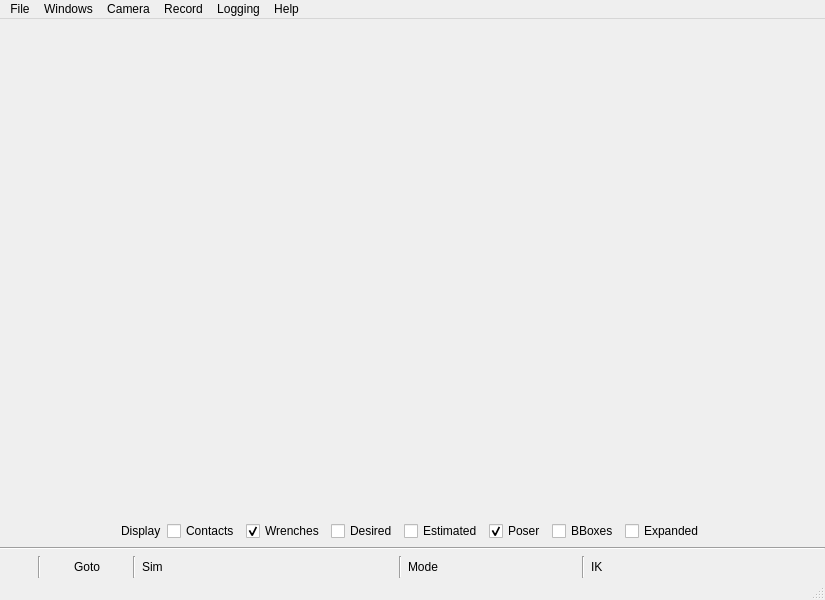
 <widget class="QMainWindow" name="MainWindow">
  <property name="geometry">
   <rect>
    <x>0</x>
    <y>0</y>
    <width>825</width>
    <height>600</height>
   </rect>
  </property>
  <property name="windowTitle">
   <string>SimTest</string>
  </property>
  <property name="statusTip">
   <string>Begin recording movie</string>
  </property>
  <widget class="QWidget" name="centralWidget">
   <layout class="QHBoxLayout" name="horizontalLayout_3">
    <property name="margin">
     <number>0</number>
    </property>
    <item>
     <layout class="QHBoxLayout" name="horizontalLayout_2">
      <item>
       <layout class="QVBoxLayout" name="verticalLayout_5">
        <item>
         <widget class="QSimTestBackend" name="displaywidget" native="true">
          <property name="sizePolicy">
           <sizepolicy hsizetype="Expanding" vsizetype="Expanding">
            <horstretch>1</horstretch>
            <verstretch>1</verstretch>
           </sizepolicy>
          </property>
          <property name="minimumSize">
           <size>
            <width>200</width>
            <height>200</height>
           </size>
          </property>
          <property name="maximumSize">
           <size>
            <width>16777215</width>
            <height>16777215</height>
           </size>
          </property>
          <property name="toolTip">
           <string>free mode</string>
          </property>
         </widget>
        </item>
        <item>
         <layout class="QHBoxLayout" name="horizontalLayout">
          <item>
           <spacer name="horizontalSpacer_6">
            <property name="orientation">
             <enum>Qt::Horizontal</enum>
            </property>
            <property name="sizeHint" stdset="0">
             <size>
              <width>40</width>
              <height>20</height>
             </size>
            </property>
           </spacer>
          </item>
          <item>
           <widget class="QLabel" name="label_3">
            <property name="text">
             <string>Display</string>
            </property>
           </widget>
          </item>
          <item>
           <widget class="QCheckBox" name="chk_contacts">
            <property name="statusTip">
             <string>Toggle drawing of contact points</string>
            </property>
            <property name="text">
             <string>Contacts</string>
            </property>
           </widget>
          </item>
          <item>
           <widget class="QCheckBox" name="chk_wrenches">
            <property name="sizePolicy">
             <sizepolicy hsizetype="Minimum" vsizetype="Fixed">
              <horstretch>0</horstretch>
              <verstretch>0</verstretch>
             </sizepolicy>
            </property>
            <property name="statusTip">
             <string>Toggle drawing of contact wrenches</string>
            </property>
            <property name="text">
             <string>Wrenches</string>
            </property>
            <property name="checked">
             <bool>true</bool>
            </property>
           </widget>
          </item>
          <item>
           <widget class="QCheckBox" name="chk_desired">
            <property name="statusTip">
             <string>Toggle drawing of desired configuration</string>
            </property>
            <property name="text">
             <string>Desired</string>
            </property>
           </widget>
          </item>
          <item>
           <widget class="QCheckBox" name="chk_estimated">
            <property name="statusTip">
             <string>Toggle drawing of estimated configuration</string>
            </property>
            <property name="text">
             <string>Estimated</string>
            </property>
           </widget>
          </item>
          <item>
           <widget class="QCheckBox" name="chk_poser">
            <property name="sizePolicy">
             <sizepolicy hsizetype="Minimum" vsizetype="Fixed">
              <horstretch>0</horstretch>
              <verstretch>0</verstretch>
             </sizepolicy>
            </property>
            <property name="statusTip">
             <string>Toggle drawing the robot poser widget</string>
            </property>
            <property name="text">
             <string>Poser</string>
            </property>
            <property name="checked">
             <bool>true</bool>
            </property>
           </widget>
          </item>
          <item>
           <widget class="QCheckBox" name="chk_bboxes">
            <property name="statusTip">
             <string>Toggle drawing of bounding boxes</string>
            </property>
            <property name="text">
             <string>BBoxes</string>
            </property>
           </widget>
          </item>
          <item>
           <widget class="QCheckBox" name="chk_expanded">
            <property name="statusTip">
             <string>Toggle drawing of expanded boundary layer meshes</string>
            </property>
            <property name="text">
             <string>Expanded</string>
            </property>
            <property name="tristate">
             <bool>false</bool>
            </property>
           </widget>
          </item>
          <item>
           <spacer name="horizontalSpacer_5">
            <property name="orientation">
             <enum>Qt::Horizontal</enum>
            </property>
            <property name="sizeHint" stdset="0">
             <size>
              <width>40</width>
              <height>20</height>
             </size>
            </property>
           </spacer>
          </item>
         </layout>
        </item>
        <item>
         <widget class="Line" name="line">
          <property name="orientation">
           <enum>Qt::Horizontal</enum>
          </property>
         </widget>
        </item>
        <item>
         <layout class="QHBoxLayout" name="horizontalLayout_5">
          <item>
           <spacer name="horizontalSpacer">
            <property name="orientation">
             <enum>Qt::Horizontal</enum>
            </property>
            <property name="sizeHint" stdset="0">
             <size>
              <width>40</width>
              <height>20</height>
             </size>
            </property>
           </spacer>
          </item>
          <item>
           <widget class="Line" name="line_2">
            <property name="orientation">
             <enum>Qt::Vertical</enum>
            </property>
           </widget>
          </item>
          <item>
           <widget class="QPushButton" name="pushButtonMoveMilestone">
            <property name="toolTip">
             <string>&lt;html&gt;&lt;head/&gt;&lt;body&gt;&lt;p&gt;Send a move-to command with the posed configuration&lt;/p&gt;&lt;/body&gt;&lt;/html&gt;</string>
            </property>
            <property name="statusTip">
             <string>Send a move-to command with the posed configuration</string>
            </property>
            <property name="text">
             <string>Goto</string>
            </property>
            <property name="icon">
             <iconset resource="../KlamptQt/icons.qrc">
              <normaloff>:/Images/Images/yellowflag.gif</normaloff>:/Images/Images/yellowflag.gif</iconset>
            </property>
            <property name="shortcut">
             <string>Space</string>
            </property>
            <property name="flat">
             <bool>true</bool>
            </property>
           </widget>
          </item>
          <item>
           <widget class="Line" name="line_4">
            <property name="orientation">
             <enum>Qt::Vertical</enum>
            </property>
           </widget>
          </item>
          <item>
           <widget class="QLabel" name="label_2">
            <property name="text">
             <string>Sim</string>
            </property>
           </widget>
          </item>
          <item>
           <widget class="QPushButton" name="pushButtonPlay">
            <property name="toolTip">
             <string>Start the simulation</string>
            </property>
            <property name="statusTip">
             <string>Start or stop the simulation</string>
            </property>
            <property name="text">
             <string/>
            </property>
            <property name="icon">
             <iconset resource="../KlamptQt/icons.qrc">
              <normaloff>:/Images/Images/media-playback-start.svg</normaloff>
              <normalon>:/Images/Images/media-playback-pause.svg</normalon>
              <activeon>:/Images/Images/media-playback-pause.svg</activeon>:/Images/Images/media-playback-start.svg</iconset>
            </property>
            <property name="iconSize">
             <size>
              <width>24</width>
              <height>24</height>
             </size>
            </property>
            <property name="shortcut">
             <string>S</string>
            </property>
            <property name="checkable">
             <bool>true</bool>
            </property>
            <property name="flat">
             <bool>true</bool>
            </property>
           </widget>
          </item>
          <item>
           <widget class="QPushButton" name="pushButtonRecord">
            <property name="sizePolicy">
             <sizepolicy hsizetype="Fixed" vsizetype="Fixed">
              <horstretch>0</horstretch>
              <verstretch>0</verstretch>
             </sizepolicy>
            </property>
            <property name="toolTip">
             <string>Record the simulation</string>
            </property>
            <property name="text">
             <string/>
            </property>
            <property name="icon">
             <iconset resource="../KlamptQt/icons.qrc">
              <normaloff>:/Images/Images/media-record.svg</normaloff>:/Images/Images/media-record.svg</iconset>
            </property>
            <property name="iconSize">
             <size>
              <width>24</width>
              <height>24</height>
             </size>
            </property>
            <property name="shortcut">
             <string>R</string>
            </property>
            <property name="checkable">
             <bool>true</bool>
            </property>
            <property name="flat">
             <bool>true</bool>
            </property>
           </widget>
          </item>
          <item>
           <widget class="QPushButton" name="pushButtonReset">
            <property name="text">
             <string/>
            </property>
            <property name="icon">
             <iconset resource="../KlamptQt/icons.qrc">
              <normaloff>:/Images/Images/rewind.gif</normaloff>:/Images/Images/rewind.gif</iconset>
            </property>
            <property name="iconSize">
             <size>
              <width>24</width>
              <height>24</height>
             </size>
            </property>
            <property name="flat">
             <bool>true</bool>
            </property>
           </widget>
          </item>
          <item>
           <widget class="QPushButton" name="pushButtonSaveState">
            <property name="text">
             <string/>
            </property>
            <property name="icon">
             <iconset resource="../KlamptQt/icons.qrc">
              <normaloff>:/Images/Images/save.gif</normaloff>:/Images/Images/save.gif</iconset>
            </property>
            <property name="iconSize">
             <size>
              <width>24</width>
              <height>24</height>
             </size>
            </property>
            <property name="flat">
             <bool>true</bool>
            </property>
           </widget>
          </item>
          <item>
           <widget class="QPushButton" name="pushButtonLoadState">
            <property name="text">
             <string/>
            </property>
            <property name="icon">
             <iconset resource="../KlamptQt/icons.qrc">
              <normaloff>:/Images/Images/open.gif</normaloff>:/Images/Images/open.gif</iconset>
            </property>
            <property name="iconSize">
             <size>
              <width>24</width>
              <height>24</height>
             </size>
            </property>
            <property name="flat">
             <bool>true</bool>
            </property>
           </widget>
          </item>
          <item>
           <widget class="Line" name="line_3">
            <property name="orientation">
             <enum>Qt::Vertical</enum>
            </property>
           </widget>
          </item>
          <item>
           <widget class="QLabel" name="label">
            <property name="text">
             <string>Mode</string>
            </property>
           </widget>
          </item>
          <item>
           <widget class="QPushButton" name="btn_free">
            <property name="toolTip">
             <string>Pose mode</string>
            </property>
            <property name="statusTip">
             <string>Pose mode</string>
            </property>
            <property name="text">
             <string/>
            </property>
            <property name="icon">
             <iconset resource="../KlamptQt/icons.qrc">
              <normaloff>:/Images/Images/hand.gif</normaloff>:/Images/Images/hand.gif</iconset>
            </property>
            <property name="iconSize">
             <size>
              <width>24</width>
              <height>24</height>
             </size>
            </property>
            <property name="checkable">
             <bool>true</bool>
            </property>
            <property name="flat">
             <bool>true</bool>
            </property>
           </widget>
          </item>
          <item>
           <widget class="QPushButton" name="btn_ik">
            <property name="toolTip">
             <string>IK mode</string>
            </property>
            <property name="statusTip">
             <string>IK mode</string>
            </property>
            <property name="text">
             <string/>
            </property>
            <property name="icon">
             <iconset resource="../KlamptQt/icons.qrc">
              <normaloff>:/Images/Images/IK.gif</normaloff>:/Images/Images/IK.gif</iconset>
            </property>
            <property name="checkable">
             <bool>true</bool>
            </property>
            <property name="flat">
             <bool>true</bool>
            </property>
           </widget>
          </item>
          <item>
           <widget class="QPushButton" name="btn_force">
            <property name="toolTip">
             <string>Force application mode (right-drag)</string>
            </property>
            <property name="statusTip">
             <string>Force application mode (right-drag)</string>
            </property>
            <property name="text">
             <string/>
            </property>
            <property name="icon">
             <iconset resource="../KlamptQt/icons.qrc">
              <normaloff>:/Images/Images/spring.gif</normaloff>:/Images/Images/spring.gif</iconset>
            </property>
            <property name="iconSize">
             <size>
              <width>24</width>
              <height>24</height>
             </size>
            </property>
            <property name="checkable">
             <bool>true</bool>
            </property>
            <property name="flat">
             <bool>true</bool>
            </property>
           </widget>
          </item>
          <item>
           <widget class="Line" name="line_ik">
            <property name="orientation">
             <enum>Qt::Vertical</enum>
            </property>
           </widget>
          </item>
          <item>
           <widget class="QLabel" name="lbl_ik">
            <property name="text">
             <string>IK</string>
            </property>
           </widget>
          </item>
          <item>
           <widget class="QPushButton" name="btn_constrain_point">
            <property name="statusTip">
             <string>Constrain a point</string>
            </property>
            <property name="text">
             <string/>
            </property>
            <property name="icon">
             <iconset resource="../KlamptQt/icons.qrc">
              <normaloff>:/Images/Images/constrain.gif</normaloff>:/Images/Images/constrain.gif</iconset>
            </property>
            <property name="checkable">
             <bool>true</bool>
            </property>
            <property name="flat">
             <bool>true</bool>
            </property>
           </widget>
          </item>
          <item>
           <widget class="QPushButton" name="btn_constrain">
            <property name="statusTip">
             <string>Constrain link position and orientation</string>
            </property>
            <property name="text">
             <string/>
            </property>
            <property name="icon">
             <iconset resource="../KlamptQt/icons.qrc">
              <normaloff>:/Images/Images/constrainpoint.gif</normaloff>:/Images/Images/constrainpoint.gif</iconset>
            </property>
            <property name="checkable">
             <bool>true</bool>
            </property>
            <property name="flat">
             <bool>true</bool>
            </property>
           </widget>
          </item>
          <item>
           <widget class="QPushButton" name="btn_delete">
            <property name="statusTip">
             <string>Delete a constraint</string>
            </property>
            <property name="text">
             <string/>
            </property>
            <property name="icon">
             <iconset resource="../KlamptQt/icons.qrc">
              <normaloff>:/Images/Images/dialog-cancel-3.png</normaloff>:/Images/Images/dialog-cancel-3.png</iconset>
            </property>
            <property name="iconSize">
             <size>
              <width>24</width>
              <height>24</height>
             </size>
            </property>
            <property name="checkable">
             <bool>true</bool>
            </property>
            <property name="flat">
             <bool>true</bool>
            </property>
           </widget>
          </item>
          <item>
           <widget class="QPushButton" name="chk_objects">
            <property name="toolTip">
             <string>Toggle object posing</string>
            </property>
            <property name="statusTip">
             <string>Toggle object posing</string>
            </property>
            <property name="text">
             <string/>
            </property>
            <property name="icon">
             <iconset resource="../KlamptQt/icons.qrc">
              <normaloff>:/Images/Images/poseobjects.gif</normaloff>:/Images/Images/poseobjects.gif</iconset>
            </property>
            <property name="iconSize">
             <size>
              <width>24</width>
              <height>24</height>
             </size>
            </property>
            <property name="checkable">
             <bool>true</bool>
            </property>
            <property name="flat">
             <bool>true</bool>
            </property>
           </widget>
          </item>
          <item>
           <spacer name="horizontalSpacer_2">
            <property name="orientation">
             <enum>Qt::Horizontal</enum>
            </property>
            <property name="sizeHint" stdset="0">
             <size>
              <width>40</width>
              <height>20</height>
             </size>
            </property>
           </spacer>
          </item>
         </layout>
        </item>
       </layout>
      </item>
     </layout>
    </item>
   </layout>
  </widget>
  <widget class="QMenuBar" name="menuBar">
   <property name="geometry">
    <rect>
     <x>0</x>
     <y>0</y>
     <width>825</width>
     <height>19</height>
    </rect>
   </property>
   <property name="nativeMenuBar">
    <bool>false</bool>
   </property>
   <widget class="QMenu" name="menuFile">
    <property name="title">
     <string>File</string>
    </property>
    <addaction name="actionOpen"/>
    <addaction name="actionLoad_Path"/>
    <addaction name="actionExit"/>
   </widget>
   <widget class="QMenu" name="menuMilestones">
    <property name="title">
     <string>Camera</string>
    </property>
    <addaction name="actionSaveView"/>
    <addaction name="actionRevertView"/>
    <addaction name="actionDefaultView"/>
   </widget>
   <widget class="QMenu" name="menuPreferences">
    <property name="title">
     <string>Windows</string>
    </property>
    <addaction name="actionDrivers"/>
    <addaction name="actionSensor_Plot"/>
    <addaction name="actionOptions"/>
    <addaction name="actionSend_Command"/>
    <addaction name="actionConnect_Serial_Controller"/>
   </widget>
   <widget class="QMenu" name="menuRecord">
    <property name="title">
     <string>Record</string>
    </property>
    <widget class="QMenu" name="menuResolution">
     <property name="title">
      <string>Resolution</string>
     </property>
     <addaction name="action640x480"/>
     <addaction name="action800x600"/>
     <addaction name="action1280x768"/>
     <addaction name="action1920x1080_HD"/>
     <addaction name="separator"/>
     <addaction name="actionResizable"/>
    </widget>
    <addaction name="actionRecordFile"/>
    <addaction name="menuResolution"/>
    <addaction name="actionMultiple_Parts"/>
    <addaction name="actionEncode"/>
    <addaction name="actionChange_Encoder"/>
   </widget>
   <widget class="QMenu" name="menuHelp">
    <property name="title">
     <string>Help</string>
    </property>
    <addaction name="actionHelp"/>
    <addaction name="actionAbout"/>
   </widget>
   <widget class="QMenu" name="menuLogging">
    <property name="title">
     <string>Logging</string>
    </property>
    <widget class="QMenu" name="menuSet_Log_File">
     <property name="title">
      <string>Set Log Files</string>
     </property>
     <addaction name="actionSimulation"/>
     <addaction name="actionContact_State"/>
     <addaction name="actionContact_Wrenches"/>
     <addaction name="actionSensed_Path"/>
     <addaction name="actionCommanded_Path"/>
    </widget>
    <addaction name="actionLog_Simulation"/>
    <addaction name="actionLog_Contact_State"/>
    <addaction name="actionLog_Wrenches"/>
    <addaction name="actionLog_Sensed_Path"/>
    <addaction name="actionLog_Commanded_Path"/>
    <addaction name="menuSet_Log_File"/>
   </widget>
   <addaction name="menuFile"/>
   <addaction name="menuPreferences"/>
   <addaction name="menuMilestones"/>
   <addaction name="menuRecord"/>
   <addaction name="menuLogging"/>
   <addaction name="menuHelp"/>
  </widget>
  <widget class="QStatusBar" name="statusBar"/>
  <action name="actionOpen">
   <property name="text">
    <string>Open</string>
   </property>
   <property name="statusTip">
    <string>ctrl-o</string>
   </property>
   <property name="shortcut">
    <string>Ctrl+O</string>
   </property>
  </action>
  <action name="actionSave_State">
   <property name="text">
    <string>Save State</string>
   </property>
   <property name="toolTip">
    <string>ctrl-s</string>
   </property>
   <property name="statusTip">
    <string/>
   </property>
   <property name="shortcut">
    <string>Ctrl+S</string>
   </property>
  </action>
  <action name="actionLoad_MultiPath">
   <property name="text">
    <string>Load MultiPath</string>
   </property>
  </action>
  <action name="actionReset">
   <property name="text">
    <string>Reset</string>
   </property>
  </action>
  <action name="actionExit">
   <property name="text">
    <string>Exit</string>
   </property>
  </action>
  <action name="actionSaveView">
   <property name="text">
    <string>Save View</string>
   </property>
   <property name="toolTip">
    <string>v</string>
   </property>
  </action>
  <action name="actionRevertView">
   <property name="text">
    <string>Revert</string>
   </property>
   <property name="toolTip">
    <string>V</string>
   </property>
  </action>
  <action name="actionDefaultView">
   <property name="text">
    <string>Default</string>
   </property>
  </action>
  <action name="actionDrivers">
   <property name="text">
    <string>Drivers</string>
   </property>
   <property name="toolTip">
    <string>ctrl-d</string>
   </property>
   <property name="shortcut">
    <string>Ctrl+D</string>
   </property>
  </action>
  <action name="actionSensor_Plot">
   <property name="text">
    <string>Sensor Plot</string>
   </property>
   <property name="toolTip">
    <string>ctrl-p</string>
   </property>
   <property name="shortcut">
    <string>Ctrl+P</string>
   </property>
  </action>
  <action name="actionOptions">
   <property name="text">
    <string>Controller Settings</string>
   </property>
   <property name="toolTip">
    <string>&lt;html&gt;&lt;head/&gt;&lt;body&gt;&lt;p&gt;ctrl-r&lt;/p&gt;&lt;p&gt;&lt;br/&gt;&lt;/p&gt;&lt;/body&gt;&lt;/html&gt;</string>
   </property>
   <property name="shortcut">
    <string>Ctrl+R</string>
   </property>
  </action>
  <action name="actionSave_State_As">
   <property name="text">
    <string>Save State As</string>
   </property>
   <property name="toolTip">
    <string>ctrl-shift-s</string>
   </property>
   <property name="shortcut">
    <string>Ctrl+Shift+S</string>
   </property>
  </action>
  <action name="actionRecordFile">
   <property name="text">
    <string>Change File</string>
   </property>
  </action>
  <action name="actionMultiple_Parts">
   <property name="checkable">
    <bool>true</bool>
   </property>
   <property name="text">
    <string>Multiple Parts</string>
   </property>
   <property name="statusTip">
    <string>Does not automatically encode when a recording ends.  Can record 2 parts consecutively into 1 video.</string>
   </property>
  </action>
  <action name="action640x480">
   <property name="text">
    <string>640x480</string>
   </property>
  </action>
  <action name="action800x600">
   <property name="text">
    <string>800x600</string>
   </property>
  </action>
  <action name="action1920x1080_HD">
   <property name="text">
    <string>1920x1080 (HD)</string>
   </property>
  </action>
  <action name="action1280x768">
   <property name="text">
    <string>1280x768</string>
   </property>
  </action>
  <action name="actionResizable">
   <property name="text">
    <string>Resizable</string>
   </property>
  </action>
  <action name="actionEncode">
   <property name="enabled">
    <bool>false</bool>
   </property>
   <property name="text">
    <string>Encode</string>
   </property>
  </action>
  <action name="actionSend_Command">
   <property name="text">
    <string>Send Command</string>
   </property>
  </action>
  <action name="actionHelp">
   <property name="text">
    <string>Help</string>
   </property>
   <property name="shortcut">
    <string>F1</string>
   </property>
  </action>
  <action name="actionAbout">
   <property name="text">
    <string>About</string>
   </property>
  </action>
  <action name="actionLoad_Path">
   <property name="text">
    <string>Load Path</string>
   </property>
  </action>
  <action name="actionLoad_State">
   <property name="text">
    <string>Load State</string>
   </property>
  </action>
  <action name="actionLog_Simulation">
   <property name="checkable">
    <bool>true</bool>
   </property>
   <property name="text">
    <string>Log Simulation</string>
   </property>
  </action>
  <action name="actionLog_Contact_State">
   <property name="checkable">
    <bool>true</bool>
   </property>
   <property name="text">
    <string>Log Contact State</string>
   </property>
  </action>
  <action name="actionLog_Wrenches">
   <property name="checkable">
    <bool>true</bool>
   </property>
   <property name="text">
    <string>Log Wrenches</string>
   </property>
  </action>
  <action name="actionConnect_Serial_Controller">
   <property name="text">
    <string>Connect Serial Controller</string>
   </property>
  </action>
  <action name="actionSimulation">
   <property name="text">
    <string>Simulation</string>
   </property>
  </action>
  <action name="actionContact_State">
   <property name="text">
    <string>Contact State</string>
   </property>
  </action>
  <action name="actionContact_Wrenches">
   <property name="text">
    <string>Contact Wrenches</string>
   </property>
  </action>
  <action name="actionLog_Sensed_Path">
   <property name="checkable">
    <bool>true</bool>
   </property>
   <property name="text">
    <string>Log Sensed Path</string>
   </property>
  </action>
  <action name="actionLog_Commanded_Path">
   <property name="checkable">
    <bool>true</bool>
   </property>
   <property name="text">
    <string>Log Commanded Path</string>
   </property>
  </action>
  <action name="actionSensed_Path">
   <property name="text">
    <string>Sensed Path</string>
   </property>
  </action>
  <action name="actionCommanded_Path">
   <property name="text">
    <string>Commanded Path</string>
   </property>
  </action>
  <action name="actionChange_Encoder">
   <property name="text">
    <string>Change Encoder</string>
   </property>
  </action>
 </widget>
